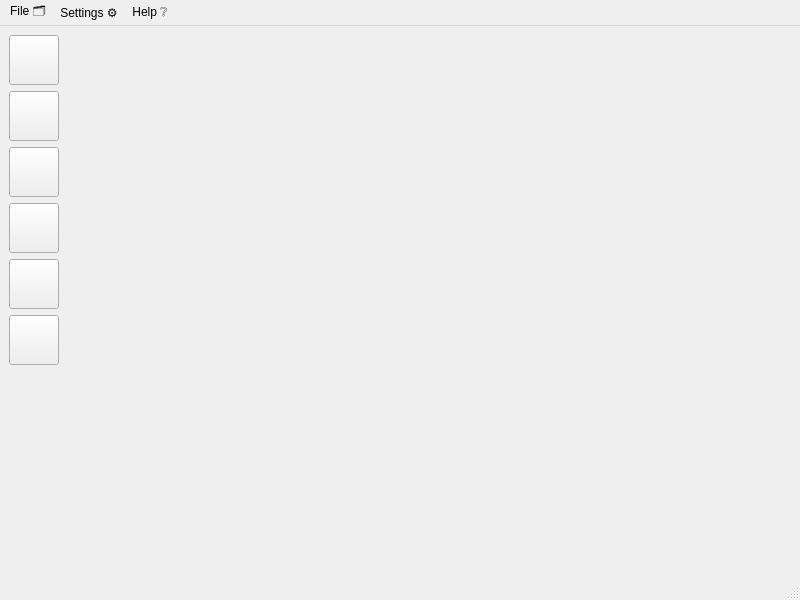
<?xml version="1.0" encoding="UTF-8"?>
<ui version="4.0">
 <class>MainWindow</class>
 <widget class="QMainWindow" name="MainWindow">
  <property name="geometry">
   <rect>
    <x>0</x>
    <y>0</y>
    <width>800</width>
    <height>600</height>
   </rect>
  </property>
  <property name="windowTitle">
   <string>MainWindow</string>
  </property>
  <widget class="QWidget" name="mainLayout">
   <layout class="QHBoxLayout" name="horizontalLayout">
    <item>
     <layout class="QVBoxLayout" name="buttonLayout">
      <item>
       <widget class="QPushButton" name="pushButtonDrawTrajectory">
        <property name="sizePolicy">
         <sizepolicy hsizetype="Fixed" vsizetype="Fixed">
          <horstretch>0</horstretch>
          <verstretch>0</verstretch>
         </sizepolicy>
        </property>
        <property name="minimumSize">
         <size>
          <width>50</width>
          <height>50</height>
         </size>
        </property>
        <property name="styleSheet">
         <string notr="true">QPushButton::hover{background-color: rgb(184,184,184);
border: 1px solid #6f6f6f;}
QPushButton::pressed{background-color: rgb(135, 135, 135);}</string>
        </property>
        <property name="text">
         <string/>
        </property>
        <property name="icon">
         <iconset>
          <normaloff>../images/play_triangle.png</normaloff>../images/play_triangle.png</iconset>
        </property>
        <property name="iconSize">
         <size>
          <width>40</width>
          <height>40</height>
         </size>
        </property>
       </widget>
      </item>
      <item>
       <widget class="QPushButton" name="pushButtonAddTarget">
        <property name="sizePolicy">
         <sizepolicy hsizetype="Fixed" vsizetype="Fixed">
          <horstretch>0</horstretch>
          <verstretch>0</verstretch>
         </sizepolicy>
        </property>
        <property name="minimumSize">
         <size>
          <width>50</width>
          <height>50</height>
         </size>
        </property>
        <property name="styleSheet">
         <string notr="true">QPushButton::hover{background-color: rgb(184, 184, 184);border: 1px solid #6f6f6f;}
QPushButton::pressed{background-color: rgb(135, 135, 135);}</string>
        </property>
        <property name="text">
         <string/>
        </property>
        <property name="icon">
         <iconset>
          <normaloff>../images/target.png</normaloff>../images/target.png</iconset>
        </property>
        <property name="iconSize">
         <size>
          <width>40</width>
          <height>40</height>
         </size>
        </property>
       </widget>
      </item>
      <item>
       <widget class="QPushButton" name="pushButtonAddObject_1">
        <property name="sizePolicy">
         <sizepolicy hsizetype="Fixed" vsizetype="Fixed">
          <horstretch>0</horstretch>
          <verstretch>0</verstretch>
         </sizepolicy>
        </property>
        <property name="minimumSize">
         <size>
          <width>50</width>
          <height>50</height>
         </size>
        </property>
        <property name="styleSheet">
         <string notr="true">QPushButton::hover{background-color: rgb(184, 184, 184);border: 1px solid #6f6f6f;}
QPushButton::pressed{background-color: rgb(135, 135, 135);}</string>
        </property>
        <property name="text">
         <string/>
        </property>
        <property name="icon">
         <iconset>
          <normaloff>../images/AA.png</normaloff>../images/AA.png</iconset>
        </property>
        <property name="iconSize">
         <size>
          <width>40</width>
          <height>40</height>
         </size>
        </property>
       </widget>
      </item>
      <item>
       <widget class="QPushButton" name="pushButtonAddObject_2">
        <property name="sizePolicy">
         <sizepolicy hsizetype="Fixed" vsizetype="Fixed">
          <horstretch>0</horstretch>
          <verstretch>0</verstretch>
         </sizepolicy>
        </property>
        <property name="minimumSize">
         <size>
          <width>50</width>
          <height>50</height>
         </size>
        </property>
        <property name="styleSheet">
         <string notr="true">QPushButton::hover{background-color: rgb(184, 184, 184);border: 1px solid #6f6f6f;}
QPushButton::pressed{background-color: rgb(135, 135, 135);}</string>
        </property>
        <property name="text">
         <string/>
        </property>
        <property name="icon">
         <iconset>
          <normaloff>../images/enemy.png</normaloff>../images/enemy.png</iconset>
        </property>
        <property name="iconSize">
         <size>
          <width>40</width>
          <height>40</height>
         </size>
        </property>
       </widget>
      </item>
      <item>
       <widget class="QPushButton" name="pushButtonAddObject_3">
        <property name="sizePolicy">
         <sizepolicy hsizetype="Fixed" vsizetype="Fixed">
          <horstretch>0</horstretch>
          <verstretch>0</verstretch>
         </sizepolicy>
        </property>
        <property name="minimumSize">
         <size>
          <width>50</width>
          <height>50</height>
         </size>
        </property>
        <property name="styleSheet">
         <string notr="true">QPushButton::hover{background-color: rgb(184, 184, 184);border: 1px solid #6f6f6f;}
QPushButton::pressed{background-color: rgb(135, 135, 135);}</string>
        </property>
        <property name="text">
         <string/>
        </property>
        <property name="icon">
         <iconset>
          <normaloff>../images/high_hills.png</normaloff>../images/high_hills.png</iconset>
        </property>
        <property name="iconSize">
         <size>
          <width>40</width>
          <height>40</height>
         </size>
        </property>
       </widget>
      </item>
      <item>
       <widget class="QPushButton" name="pushButtonEditObjects">
        <property name="sizePolicy">
         <sizepolicy hsizetype="Fixed" vsizetype="Fixed">
          <horstretch>0</horstretch>
          <verstretch>0</verstretch>
         </sizepolicy>
        </property>
        <property name="minimumSize">
         <size>
          <width>50</width>
          <height>50</height>
         </size>
        </property>
        <property name="styleSheet">
         <string notr="true">QPushButton::hover{background-color: rgb(184, 184, 184);border: 1px solid #6f6f6f;}
QPushButton::pressed{background-color: rgb(135, 135, 135);}</string>
        </property>
        <property name="text">
         <string/>
        </property>
        <property name="icon">
         <iconset>
          <normaloff>../images/sliders.png</normaloff>../images/sliders.png</iconset>
        </property>
        <property name="iconSize">
         <size>
          <width>40</width>
          <height>40</height>
         </size>
        </property>
       </widget>
      </item>
      <item>
       <spacer name="verticalSpacer">
        <property name="orientation">
         <enum>Qt::Vertical</enum>
        </property>
        <property name="sizeHint" stdset="0">
         <size>
          <width>20</width>
          <height>40</height>
         </size>
        </property>
       </spacer>
      </item>
     </layout>
    </item>
    <item>
     <widget class="QCustomPlot" name="plot" native="true">
      <property name="sizePolicy">
       <sizepolicy hsizetype="Expanding" vsizetype="Expanding">
        <horstretch>0</horstretch>
        <verstretch>0</verstretch>
       </sizepolicy>
      </property>
      <property name="styleSheet">
       <string>QPushButton::hover{background-color: rgb(184, 184, 184);border: 1px solid #6f6f6f;}
QPushButton::pressed{background-color: rgb(135, 135, 135);}</string>
      </property>
     </widget>
    </item>
   </layout>
  </widget>
  <widget class="QMenuBar" name="menubar">
   <property name="geometry">
    <rect>
     <x>0</x>
     <y>0</y>
     <width>800</width>
     <height>21</height>
    </rect>
   </property>
   <widget class="QMenu" name="menuFile">
    <property name="title">
     <string>File 🗂</string>
    </property>
    <addaction name="actionNew"/>
    <addaction name="actionOpen"/>
    <addaction name="actionSave"/>
    <addaction name="actionSave_as"/>
   </widget>
   <widget class="QMenu" name="menuSettings">
    <property name="title">
     <string>Settings ⚙</string>
    </property>
    <addaction name="actionFormat"/>
    <addaction name="actionStyle"/>
    <addaction name="actionZoom"/>
   </widget>
   <widget class="QMenu" name="menuHelp">
    <property name="title">
     <string>Help ❔</string>
    </property>
   </widget>
   <addaction name="menuFile"/>
   <addaction name="menuSettings"/>
   <addaction name="menuHelp"/>
  </widget>
  <widget class="QStatusBar" name="statusbar"/>
  <action name="actionNew">
   <property name="text">
    <string>New</string>
   </property>
   <property name="shortcut">
    <string>Ctrl+N</string>
   </property>
  </action>
  <action name="actionOpen">
   <property name="text">
    <string>Open</string>
   </property>
   <property name="shortcut">
    <string>Ctrl+O</string>
   </property>
  </action>
  <action name="actionSave">
   <property name="text">
    <string>Save</string>
   </property>
   <property name="shortcut">
    <string>Ctrl+S</string>
   </property>
  </action>
  <action name="actionSave_as">
   <property name="text">
    <string>Save as...</string>
   </property>
   <property name="shortcut">
    <string>Ctrl+Shift+S</string>
   </property>
  </action>
  <action name="actionFormat">
   <property name="text">
    <string>Format</string>
   </property>
   <property name="shortcut">
    <string>F1</string>
   </property>
  </action>
  <action name="actionStyle">
   <property name="text">
    <string>Style</string>
   </property>
  </action>
  <action name="actionZoom">
   <property name="text">
    <string>Zoom</string>
   </property>
  </action>
 </widget>
 <customwidgets>
  <customwidget>
   <class>QCustomPlot</class>
   <extends>QWidget</extends>
   <header>../qcustomplot/qcustomplot.h</header>
   <container>1</container>
  </customwidget>
 </customwidgets>
 <resources/>
 <connections>
  <connection>
   <sender>actionNew</sender>
   <signal>triggered()</signal>
   <receiver>MainWindow</receiver>
   <slot>update()</slot>
   <hints>
    <hint type="sourcelabel">
     <x>-1</x>
     <y>-1</y>
    </hint>
    <hint type="destinationlabel">
     <x>399</x>
     <y>299</y>
    </hint>
   </hints>
  </connection>
 </connections>
</ui>
